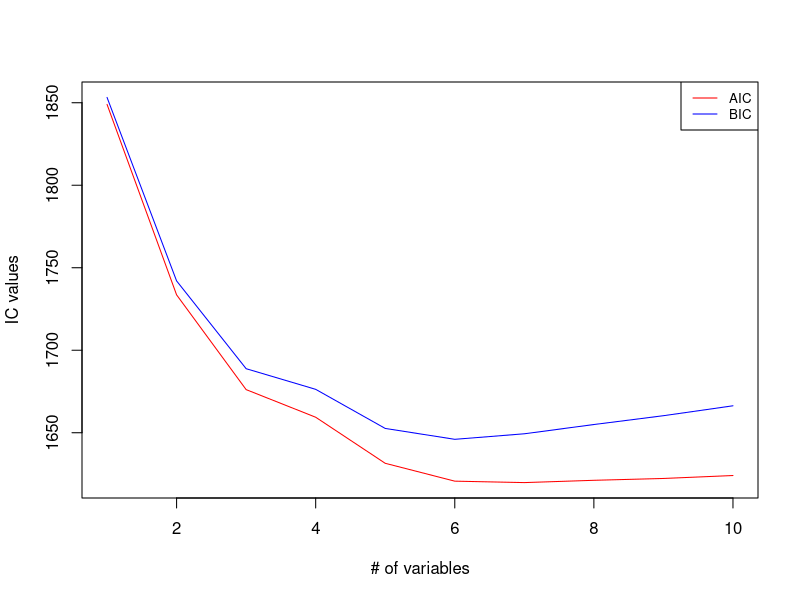

Here is the R script that generated this plot:
## ---- chunk 1
RSS.min=function(X,y,T){
  m=ncol(T); S.min=Inf
  for(j in 1:m){
    q=T[,j]
	S=sum((lm(y~X[,q])$fitted.values-y)^2)
  if(S<S.min){S.min=S; set.q=q}
  }
return(list(value=S.min,set=set.q))
}
library(MASS)
df=Boston
X=as.matrix(df[,c(1,3,5,6,7,8,10,11,12,13)])
y=df[[14]]
p=ncol(X)
n=length(y)
AIC.min=Inf
for(k in 1:p){
  T=combn(1:p,k)
  res=RSS.min(X,y,T)
  AIC= n*log(res$value/n)+2*k ##
  if(AIC<AIC.min){
    AIC.min=AIC
	set.min= res$set
  }
}
AIC.min
set.min

y.bar=mean(y)
TSS=sum((y-y.bar)^2)
D.max=-Inf
for(k in 1:p){
  T=combn(1:p,k)
  res=RSS.min(X,y,T)
  D= 1-res$value/(n-k-1)/TSS/(n-1)
  if(D>D.max){
    D.max=D
	set.max= res$set
  }
}
D.max
set.max

library(MASS)
df=Boston
X=as.matrix(df[,c(1,3,5,6,7,8,10,11,12,13)])
y=df[[14]]
n=nrow(X)
p=ncol(X)
IC=function(k){
  T=combn(1:p,k)
  res=RSS.min(X,y,T)
  AIC= n*log(res$value/n)+2*k 
  BIC= n*log(res$value/n)+k*log(n)
  return(list(AIC=AIC,BIC=BIC))
}
AIC.seq=NULL
BIC.seq=NULL
for(k in 1:p){
  AIC.seq=c(AIC.seq, IC(k)$AIC)
  BIC.seq=c(BIC.seq, IC(k)$BIC)
}
plot(1:p, ylim=c(min(AIC.seq),max(BIC.seq)), type="n",xlab="# of variables", ylab="IC values")
lines(AIC.seq,col="red"); lines(BIC.seq,col="blue")
legend("topright",legend=c("AIC","BIC"), col=c("red","blue"), lwd=1, cex =.8)
